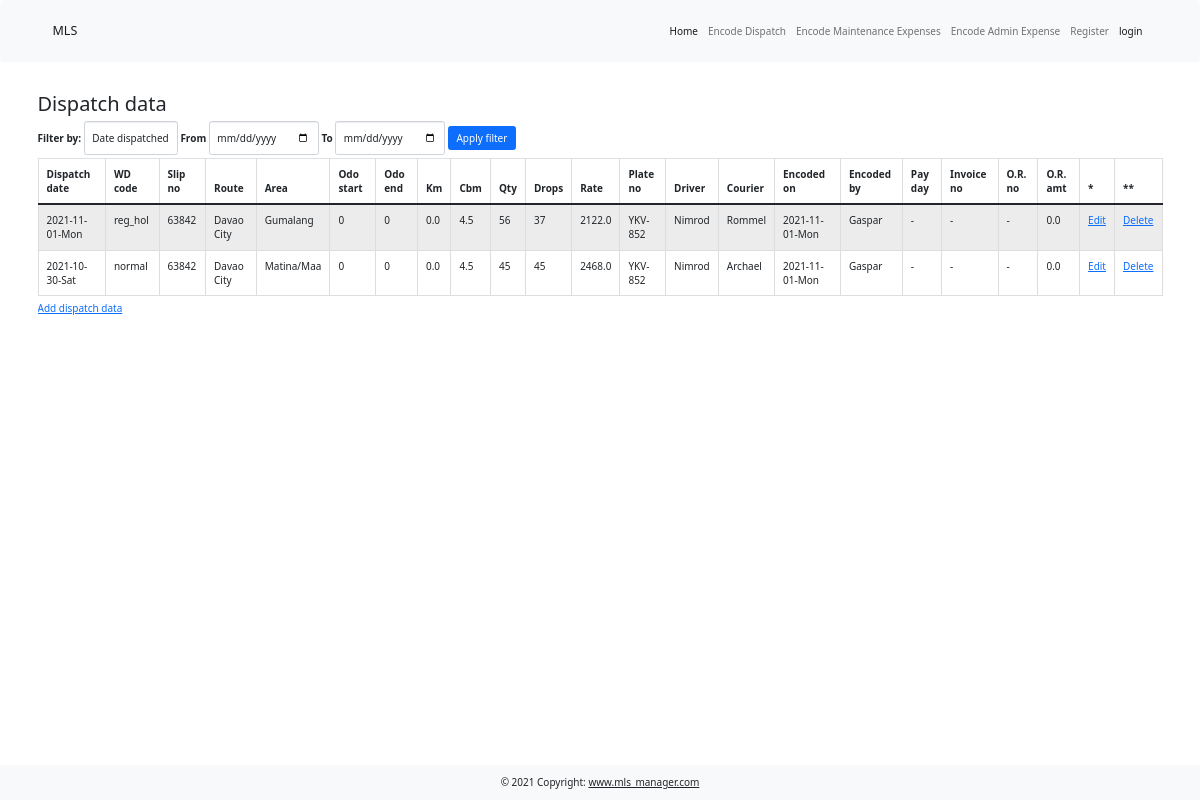
The app's page /dispatch_report with its own data.
### main.py (models this page shows)
class Dispatch(UserMixin, db.Model):
    __tablename__ = "dispatch"
    id = db.Column(db.Integer, primary_key=True)
    dispatch_date = db.Column(db.String(100), nullable=False)
    wd_code = db.Column(db.String(100), nullable=False)
    slip_no = db.Column(db.String(100), nullable=False)
    route = db.Column(db.String(100), nullable=False)
    area = db.Column(db.String(250))
    odo_start = db.Column(db.Integer)
    odo_end = db.Column(db.Integer)
    km = db.Column(db.Float(precision=2))
    cbm = db.Column(db.String(100), nullable=False)
    qty = db.Column(db.String(100), nullable=False)
    drops = db.Column(db.String(100), nullable=False)
    rate = db.Column(db.String(100), nullable=False)
    plate_no = db.Column(db.String(100), nullable=False)
    driver = db.Column(db.String(100), nullable=False)
    courier = db.Column(db.String(100), nullable=False)
    encoded_on = db.Column(db.String(100), nullable=False)
    encoded_by = db.Column(db.String(100))
    encoder_id = db.Column(db.Integer, db.ForeignKey("users.id"))
    encoder = relationship("User", back_populates="dispatch")
    pay_day = db.Column(db.String(100), nullable=False)
    invoice_no = db.Column(db.String(100))
    or_no = db.Column(db.String(100))
    or_amt = db.Column(db.Float(precision=2))

### main.py (the view)
@app.route("/dispatch_report", methods=["Get", "Post"])
def dispatch():
    form = TableFilterForm()
    with create_engine('sqlite:///lbc_dispatch.db').connect() as cnx:
        df = pd.read_sql_table(table_name="dispatch", con=cnx)
    sorted_df = df.head(n=20).sort_values("dispatch_date", ascending=False)
    if form.validate_on_submit():
        start = form.date_start.data
        end = form.date_end.data
        index = form.filter.data
        filtered_df = df[(df[index] >= str(start)) & (df[index] <= str(end))].sort_values(index, ascending=False)
        return render_template("dispatch_data.html", form=form, df=filtered_df)
    return render_template("dispatch_data.html", form=form, df=sorted_df)

### forms.py
class TableFilterForm(FlaskForm):
    filter = SelectField("Filter by:", choices=[
        ("dispatch_date", "Date dispatched"),
        ("encoded_on", "Date encoded")])
    date_start = DateField("From")
    date_end = DateField("To")
    submit = SubmitField("Apply filter")

### templates/dispatch_data.html (shortened to what this page needs)
{% extends 'bootstrap/base.html' %}
{% import "bootstrap/wtf.html" as wtf %}
{% block content %}
    {% include 'header.html' %}
    <div class="container my-5">
        <h2>Dispatch data</h2>
        {{ wtf.quick_form(form, novalidate=True, extra_classes="form form-inline mb-1", button_map={"submit": "primary"}) }}
        <div class="table-responsive">
            <table class="table table-striped table-hover table-bordered table-sm">
                <caption><a href="{{ url_for('input_dispatch')}}">Add dispatch data</a> </caption>
                <thead>
                <tr>
                    <th scope="col">Dispatch date</th>
                    <th scope="col">WD code</th>
                    <th scope="col">Slip no</th>
                    <th scope="col">Route</th>
                    <th scope="col">Area</th>
                    <th scope="col">Odo start</th>
                    <th scope="col">Odo end</th>
                    <th scope="col">Km</th>
                    <th scope="col">Cbm</th>
                    <th scope="col">Qty</th>
                    <th scope="col">Drops</th>
                    <th scope="col">Rate</th>
                    <th scope="col">Plate no</th>
                    <th scope="col">Driver</th>
                    <th scope="col">Courier</th>
                    <th scope="col">Encoded on</th>
                    <th scope="col">Encoded by</th>
                    <th scope="col">Pay day</th>
                    <th scope="col">Invoice no</th>
                    <th scope="col">O.R. no</th>
                    <th scope="col">O.R. amt</th>
                    <th scope="col">*</th>
                    <th scope="col">**</th>
                </tr>
                </thead>
                <tbody>
                {% for row in df.itertuples(): %}
                <tr>
                    <td>{{ row[2] }}</td>
                    <td>{{ row[3] }}</td>
                    <td>{{ row[4] }}</td>
                    <td>{{ row[5] }}</td>
                    <td>{{ row[6] }}</td>
                    <td>{{ row[7] }}</td>
                    <td>{{ row[8] }}</td>
                    <td>{{ row[9] }}</td>
                    <td>{{ row[10] }}</td>
                    <td>{{ row[11] }}</td>
                    <td>{{ row[12] }}</td>
                    <td>{{ row[13] }}</td>
                    <td>{{ row[14] }}</td>
                    <td>{{ row[15] }}</td>
                    <td>{{ row[16] }}</td>
                    <td>{{ row[17] }}</td>
                    <td>{{ row[18] }}</td>
                    <td>{{ row[20] }}</td>
                    <td>{{ row[21] }}</td>
                    <td>{{ row[22] }}</td>
                    <td>{{ row[23] }}</td>
                <td><a href="{{ url_for('edit_dispatch', dispatch_id=row[1]) }}">Edit</a></td>
                <td><a href="{{ url_for('delete_dispatch', dispatch_id=row[1]) }}">Delete</a></td>
                </tr>
                {% endfor %}
                </tbody>
            </table>
        </div>
    </div>
    {% include 'footer.html' %}
{% endblock  %}

### templates/header.html (shortened to what this page needs)
{% extends 'bootstrap/base.html' %}
{% block styles %}
    {{super()}}
    <link href="{{ url_for('static', filename='css/bootstrap.min.css') }}" rel="stylesheet" type="text/css">
{% endblock %}
{% block content %}
  <nav class="navbar navbar-expand-sm navbar-light bg-light">
  <div class="container-md d-flex align-items-center">
    <a class="navbar-brand d-flex align-items-center" href="#">MLS</a>
    <div class="collapse navbar-collapse" id="navbarTogglerDemo02">
      <ul class="navbar-nav ms-auto mb-2 mb-lg-0">
        <li class="nav-item">
          <a class="nav-link active" aria-current="page" href="{{ url_for('home') }}">Home</a>
        </li>
          <li class="nav-item">
            <a class="nav-link" href="{{ url_for('dispatch') }}">Encode Dispatch</a>
          </li>
         <li class="nav-item">
            <a class="nav-link" href="#"> Encode Maintenance Expenses</a>
          </li>
          <li class="nav-item">
            <a class="nav-link" href="#">Encode Admin Expense</a>
          </li>
        {% if current_user.is_authenticated %}
          <li class="nav-item">
            <a class="nav-link" href="{{ url_for('logout') }}">logout</a>
          </li>
        {% else %}
          <li class="nav-item">
            <a class="nav-link" href="{{ url_for('register') }}">Register</a>
          </li>
          <li class="nav-item">
            <a class="nav-link active" aria-current="page" href="{{ url_for('login') }}">login</a>
          </li>
        {% endif %}
      </ul>
    </div>
  </div>
  </nav>
{% endblock %}

### templates/footer.html (shortened to what this page needs)
{% extends 'bootstrap/base.html' %}
{% block styles %}
    {{super()}}
    <link href="{{ url_for('static', filename='css/bootstrap.min.css') }}" rel="stylesheet" type="text/css">
    <link href="{{ url_for('static', filename='css/styles.css') }}" rel="stylesheet" type="text/css">
{% endblock %}
{% block content %}
  <footer class="bg-light text-center text-lg-start fixed-bottom">
  <div class="text-center p-3">
    © 2021 Copyright:
    <a class="text-dark" href="#">www.mls_manager.com</a>
  </div>
</footer>
{% endblock %}

### records on screen
Dispatch: dispatch_date "2021-11-01-Mon", wd_code "reg_hol", slip_no "63842", route "Davao City", area "Gumalang", odo_end "0", km "0", row "0.0", cbm "4.5", qty "56", drops "37", rate "2122.0", plate_no "YKV-852", driver "Nimrod", courier "Rommel", encoded_on "2021-11-01-Mon", encoded_by "Gaspar", invoice_no "-", or_no "-", row "-"
Dispatch: dispatch_date "2021-10-30-Sat", wd_code "normal", slip_no "63842", route "Davao City", area "Matina/Maa", odo_end "0", km "0", row "0.0", cbm "4.5", qty "45", drops "45", rate "2468.0", plate_no "YKV-852", driver "Nimrod", courier "Archael", encoded_on "2021-11-01-Mon", encoded_by "Gaspar", invoice_no "-", or_no "-", row "-"
